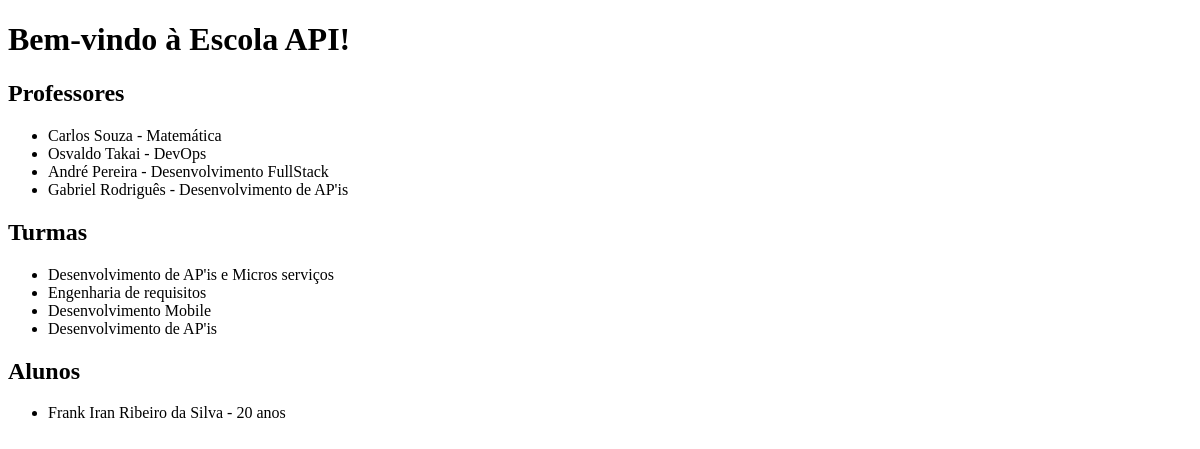
Before: / with the older database file.
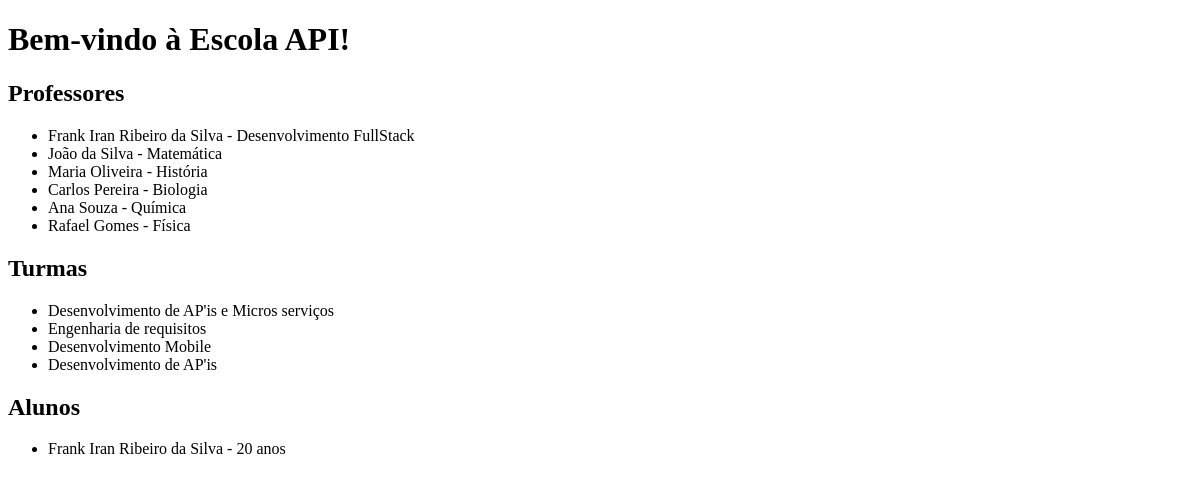
After: the same page with the newer database file.
### app/models.py (models this page shows)
class Professor(db.Model):
    __tablename__ = 'professores'
    id = db.Column(db.Integer, primary_key=True)
    nome = db.Column(db.String(50), nullable=False)
    idade = db.Column(db.Integer)
    materia = db.Column(db.String(50))
    observacoes = db.Column(db.Text)
    turmas = db.relationship('Turma', backref='professor', lazy=True)

class Turma(db.Model):
    __tablename__ = 'turmas'
    id = db.Column(db.Integer, primary_key=True)
    descricao = db.Column(db.String(100), nullable=False)
    status = db.Column(db.Boolean, default=True)
    professor_id = db.Column(db.Integer, db.ForeignKey(
        'professores.id'), nullable=False)
    alunos = db.relationship('Aluno', backref='turma', lazy="select")

class Aluno(db.Model):
    __tablename__ = 'alunos'
    id = db.Column(db.Integer, primary_key=True)
    nome = db.Column(db.String(50), nullable=False)
    idade = db.Column(db.Integer)
    data_nascimento = db.Column(db.Date)
    nota_primeiro_semestre = db.Column(db.Float)
    nota_segundo_semestre = db.Column(db.Float)
    media_final = db.Column(db.Float)
    turma_id = db.Column(db.Integer, db.ForeignKey(
        'turmas.id'), nullable=False)

### app/routes.py (the view)
@app.route("/")
def index():
    professores = Professor.query.all()
    turmas = Turma.query.all()
    alunos = Aluno.query.all()
    return render_template('index.html', professores=professores,
                           turmas=turmas, alunos=alunos)

### app/templates/index.html (shortened to what this page needs)
<!DOCTYPE html>
<html lang="pt-BR">
<head>
</head>
<body>
    <h1>Bem-vindo à Escola API!</h1>
    <h2>Professores</h2>
    <ul>
        {% for professor in professores %}
            <li>{{ professor.nome }} - {{ professor.materia }}</li>
        {% else %}
            <li>Nenhum professor encontrado.</li>
        {% endfor %}
    </ul>
    <h2>Turmas</h2>
    <ul>
        {% for turma in turmas %}
            <li>{{ turma.descricao }}</li>
        {% else %}
            <li>Nenhuma turma encontrada.</li>
        {% endfor %}
    </ul>
    <h2>Alunos</h2>
    <ul>
        {% for aluno in alunos %}
            <li>{{ aluno.nome }} - {{ aluno.idade }} anos</li>
        {% else %}
            <li>Nenhum aluno encontrado.</li>
        {% endfor %}
    </ul>
</body>
</html>

Changed rows visible on the page:
removed Professor: nome "Carlos Souza", materia "Matemática"
removed Professor: nome "Osvaldo Takai", materia "DevOps"
removed Professor: nome "Gabriel Rodriguês", materia "Desenvolvimento de AP'is"
added Professor: nome "Frank Iran Ribeiro da Silva", materia "Desenvolvimento FullStack"
added Professor: nome "João da Silva", materia "Matemática"
changed Professor: nome "André Pereira" → "Maria Oliveira"; materia "Desenvolvimento FullStack" → "História"
added Professor: nome "Carlos Pereira", materia "Biologia"
added Professor: nome "Ana Souza", materia "Química"
added Professor: nome "Rafael Gomes", materia "Física"
